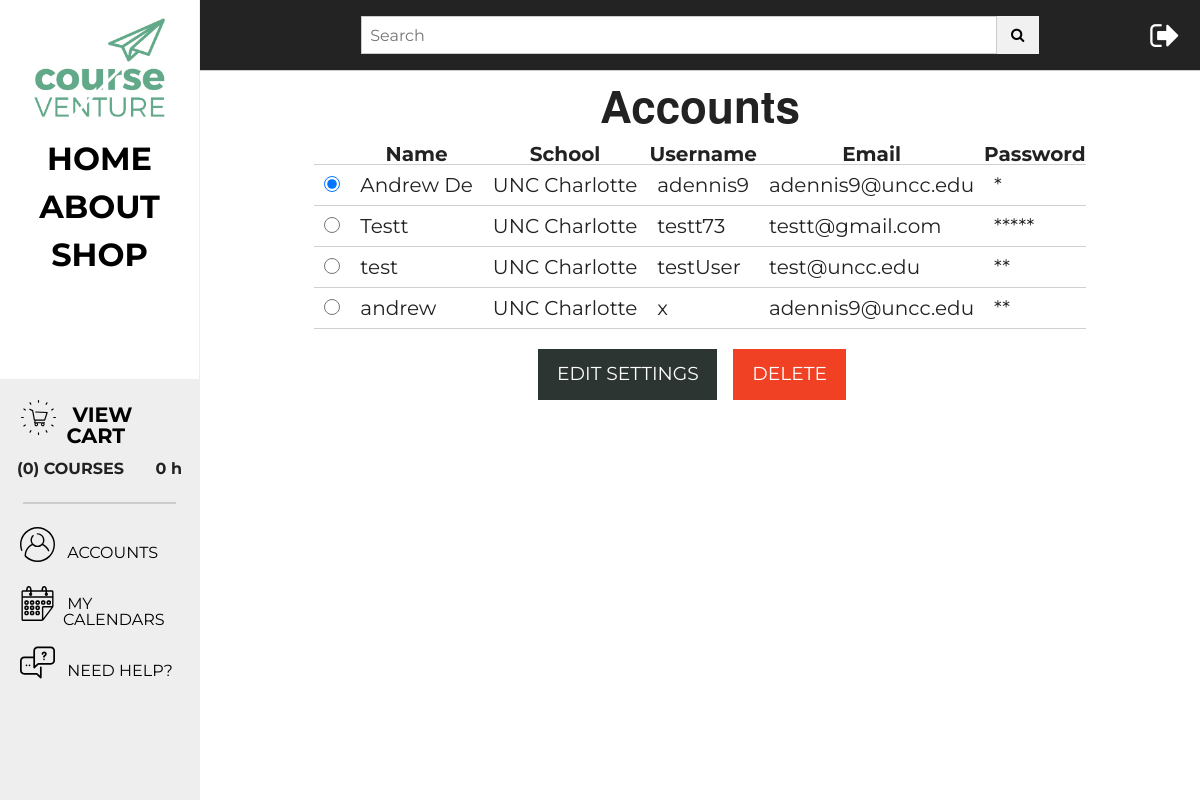
/view/accounts.php (signed in), run on an earlier commit of the app's database.
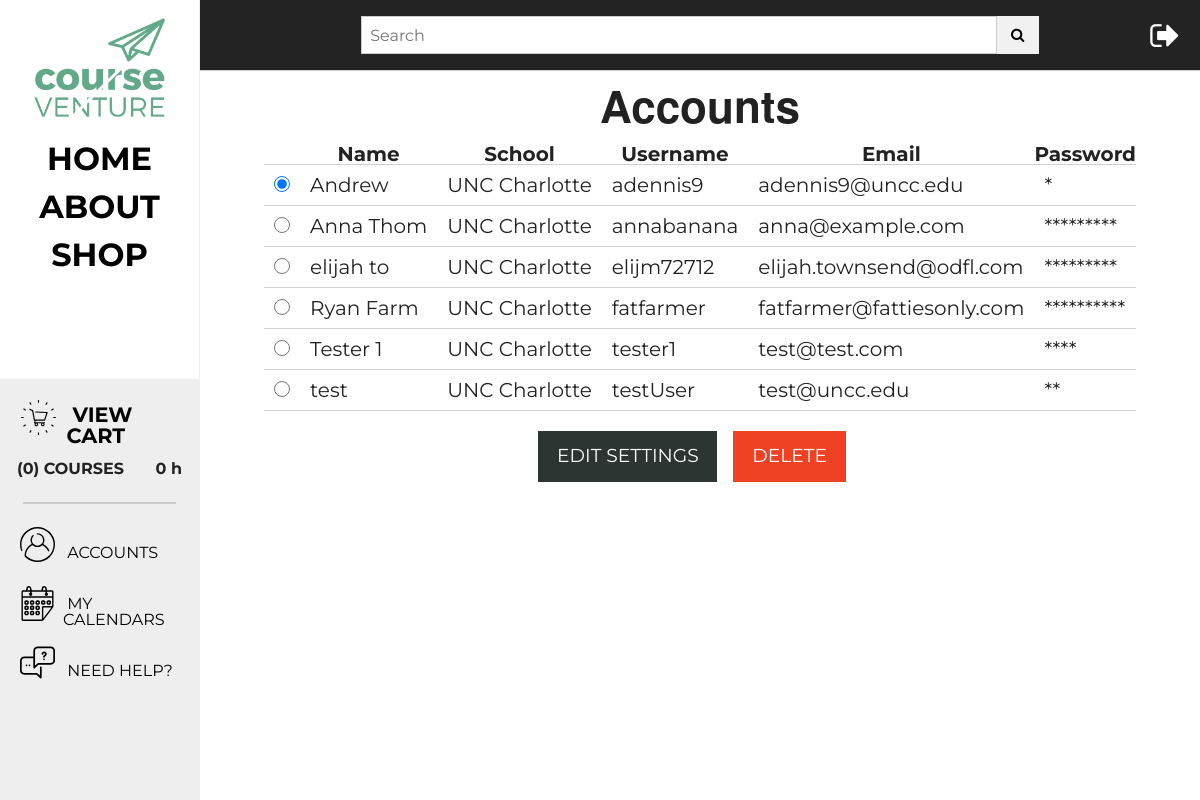
And on a later commit of the database.
### tables this page shows
CREATE TABLE `accounts` (
  `name` varchar(9) NOT NULL,
  `school` varchar(34) NOT NULL,
  `userName` varchar(34) NOT NULL,
  `email` varchar(34) NOT NULL,
  `password` varchar(100) NOT NULL
);

### view/partials/globalVars.php (called while the page is built, shortened)
<?php
  $admin = "testUser";
  $homePage = "home.php";
  $aboutPage = "about.php";
  $resultsPage = "searchResults.php";
  $cartPage = "courseCart.php";
  $userHistoryPage = "scheduleHistory.php";
  $helpPage = "help.php";
  $pathToCSS = "resources/css/";
  $pathToImg = "resources/img/";
  $pathToIcons = "resources/img/icons/";
?>

### model/accounts_db.php (called while the page is built, shortened)
<?php
function show_all_users() {
	global $db;
	$query = "SELECT * FROM accounts";
	$statement = $db->prepare($query);
	$statement->execute();
	return $statement;
}
?>

### view/accounts.php (the view, shortened to what this page needs)
<?php
	require('../model/database.php');
	require "../model/accounts_db.php";
	include 'partials/globalVars.php';
	$users = show_all_users();
?>
<!doctype html>
<html lang="en">
	<head>
		<?php include 'partials/preBodyHead.php';?>
	</head>
	<body>
		<div class="grid-frame">
		<?php include 'partials/sideMenu.php'; ?>
			<div class="grid-block collapse medium-9 large-10 vertical">
				<?php include 'partials/topMenu.php'; ?>
				<div class="grid-container">
					<h1 class="main-heading">Accounts</h1>
					<form action="." method="post">
						<table id="accountsTable">
							<thead>
								<tr>
									<th>&nbsp;</th>
									<th>Name</th>
									<th>School</th>
									<th>Username</th>
									<th>Email</th>
									<th>Password</th>
								</tr>
							</thead>
							<tbody>
								<?php foreach ($users as $user) : ?>
									<tr>
										<td><input type="radio" name="user" value="<?php echo $user['userName']; ?>"/></td>
										<td><?php echo $user['name']; ?></td>
										<td><?php echo $user['school']; ?></td>
										<td><?php echo $user['userName']; ?></td>
										<td><?php echo $user['email']; ?></td>
										<td><?php echo preg_replace("|.|", "*", $user['password']); ?></td>
									</tr>
								<?php endforeach; ?>
							</tbody>
						</table>
						<div class="align-center grid-block">
							<input type="submit" class="button primary large" value="EDIT SETTINGS"/>
							<input type="submit" class="button alert large" value="DELETE"/>
						</div>
					</form>
				</div>
			</div>
		</div>
	</body>
</html>

### view/partials/preBodyHead.php (shortened to what this page needs)
<link rel="stylesheet" href="https://maxcdn.bootstrapcdn.com/font-awesome/4.5.0/css/font-awesome.min.css"/>
<link href="<?php echo $pathToCSS; ?>foundation.css" rel="stylesheet" type="text/css"/>
<link href="<?php echo $pathToCSS; ?>app.css" rel="stylesheet" type="text/css"/>

### view/partials/sideMenu.php (shortened to what this page needs)
<div zf-panel position="left" id="sidebar" class="medium-grid-block collapse medium-3 large-2 vertical">
  <div id="sideMenu-upper" class="grid-content">
    <img id="main-logo" src="<?php echo $pathToImg; ?>courseventure-logo-light.jpg" alt="Course Venture">
    <ul id="sideMenu-upper-list" class="vertical menu-bar">
      <li><a href="<?php echo $homePage; ?>">HOME</a></li>
      <li><a href="<?php echo $aboutPage; ?>">ABOUT</a></li>
      <li><a href="<?php echo $resultsPage; ?>">SHOP</a></li>
    </ul>
  </div>
  <div id="sideMenu-lower" class="grid-content">
    <ul id="sideMenu-lower-list" class="vertical menu-bar">
      <li><a href="<?php echo $cartPage; ?>"><img src="<?php echo $pathToIcons; ?>cart.svg" alt="Cart"/>&nbsp;VIEW CART</a></li>
      <li>
        <?php
          $numCourses = 0;
          $creditHours = 0;
          echo "(".$numCourses.") COURSES&nbsp;&nbsp;&nbsp;&nbsp;&nbsp;&nbsp;&nbsp;".$creditHours." h";
        ?>
      </li>
      <hr/>
      <?php if ($_SESSION['current_user'] == $admin) { ?>
        <li><a href="<?php echo '.?action=display_accounts' ; ?>"><img src="<?php echo $pathToIcons; ?>user.svg" alt="User"/>&nbsp;ACCOUNTS</a></li>
      <?php } else { ?>
        <li><a href="<?php echo '.?action=display_settings' ; ?>"><img src="<?php echo $pathToIcons; ?>user.svg" alt="User"/>&nbsp;MY ACCOUNT</a></li>
      <?php } ?>
      <li><a href="<?php echo $userHistoryPage; ?>"><img src="<?php echo $pathToIcons; ?>calendar.svg" alt="Calendar"/>&nbsp;MY CALENDARS</a></li>
      <li><a href="<?php echo $helpPage; ?>"><img src="<?php echo $pathToIcons; ?>help.svg" alt="Help"/>&nbsp;NEED HELP?</a></li>
    </ul>
  </div>
</div>

### view/partials/topMenu.php (shortened to what this page needs)
<form action="." method="post">
  <div class="shrink collapse grid-content">
    <div class="dark title-bar">
      <span class="center">
        <label>
          <span class="inline-label">
            <input name="search_input" type="search" placeholder="Search">
            <input type="submit" class="fa button light" value="&#xf002;"/>
          </span>
        </label>
        <span id="logoutIcon">
          <a href="<?php echo '.?action=logout'; ?>"><i class="fa fa-sign-out fa-2x"></i></a>
        </span>
      </span>
    </div>
  </div>
</form>

### view/resources/css/app.css (style rules this page uses)
body { font-family: 'Montserrat', sans-serif; }
hr { width: 90%; display: block; margin-left: auto; margin-right: auto; border: 1px #ccc solid; }
.button, .button.primary { background: #2C3532; color: #fff; }
.button.light { background: #f1f1f1; color: #000; }
.main-heading { text-align: center; font-weight: bold; }
img#main-logo { width: 150px; padding: .5em; margin: .5em; display:block; margin-left:auto; margin-right:auto; }
#sidebar { border-right: 1px solid #eee; }
#sideMenu-upper { background: white; }
#sideMenu-lower, ul#sideMenu-lower-list { background: #eee; padding-top: .5em; }
ul#sideMenu-lower-list li a img { width: 35px; margin-right: .5em; }
ul#sideMenu-upper-list li a { justify-content: center; align-self: center; font-weight: bold; font-size: 2rem; padding: .25em; }
ul#sideMenu-lower-list li:nth-child(2) { justify-content: center; align-self: center; font-weight: bold; }
ul#sideMenu-lower-list li:nth-child(1) a { justify-content: center; align-self: center; font-size: 1.3rem; font-weight: bold; }
ul#sideMenu-lower-list li a { padding: .25em; }
.title-bar label { margin-bottom: 0; }
.title-bar label .inline-label { margin-bottom: 0px; margin-top: 0px; margin-left: 15%; margin-right: 15%; }
#logoutIcon { position: absolute; right: 20px; top: 20px; }
#accountsTable { font-size: 1.25rem; margin-bottom: 20px; }
#accountsTable td { padding: 10px; border-top: 1px solid #d0d0d0; border-bottom: 1px solid #d0d0d0; }

What changed in the data, as far as the page shows it:
removed accounts: name "Testt", school "UNC Charlotte", userName "testt73", email "testt@gmail.com", password "*****"
removed accounts: name "andrew", school "UNC Charlotte", userName "x", email "adennis9@uncc.edu", password "**"
changed accounts "adennis9": name "Andrew De" → "Andrew"
added accounts: name "Anna Thom", school "UNC Charlotte", userName "annabanana", email "anna@example.com", password "*********"
added accounts: name "elijah to", school "UNC Charlotte", userName "elijm72712", email "elijah.townsend@odfl.com", password "*********"
added accounts: name "Ryan Farm", school "UNC Charlotte", userName "fatfarmer", email "fatfarmer@fattiesonly.com", password "**********"
added accounts: name "Tester 1", school "UNC Charlotte", userName "tester1", email "test@test.com", password "****"
